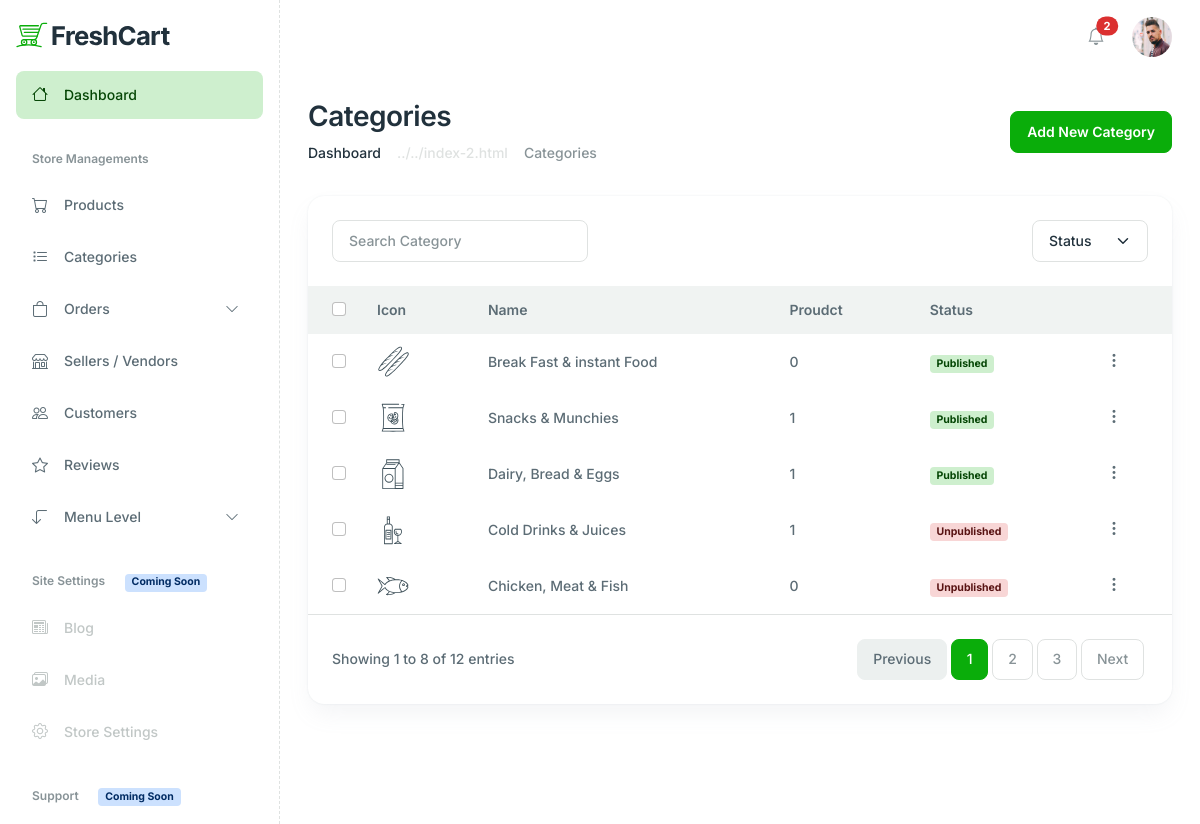
/admin/categories.php (signed in), run on the app's committed database.
### tables this page shows
CREATE TABLE `category` (
  `cat_id` int(11) NOT NULL,
  `cat_name` varchar(255) NOT NULL,
  `cat_img` varchar(255) NOT NULL,
  `cat_status` varchar(20) DEFAULT NULL
);

CREATE TABLE `products` (
  `p_id` int(11) NOT NULL,
  `p_title` varchar(255) DEFAULT NULL,
  `p_category` int(11) DEFAULT NULL,
  `p_price` int(11) DEFAULT NULL,
  `re_price` int(11) DEFAULT NULL,
  `p_code` varchar(50) DEFAULT NULL,
  `stock` varchar(50) DEFAULT NULL,
  `img1` varchar(100) DEFAULT NULL,
  `img2` varchar(100) DEFAULT NULL,
  `img3` varchar(100) DEFAULT NULL,
  `img4` varchar(100) DEFAULT NULL
);

### admin/categories.php (the view, shortened to what this page needs)
<?php
include 'header.php';
include 'config.php';
$query = "SELECT *, count(p_id) as cat_count FROM category AS c left join products as p on c.cat_id = p.p_id GROUP BY cat_name order by cat_status";
$result = mysqli_query($conn,$query);
?>
    <main class="main-content-wrapper">
      <div class="container">
        <div class="row mb-8">
          <div class="col-md-12">
            <div class="d-md-flex justify-content-between align-items-center">
              <div>
                <h2>Categories</h2>
                 <nav aria-label="breadcrumb">
                  <ol class="breadcrumb mb-0">
                    <li class="breadcrumb-item"><a href="#" class="text-inherit">Dashboard</a></li>
                    <li class="breadcrumb-item active" aria-current="page">Categories</li>
                  </ol>
                </nav>
              </div>
              <div>
                <a href="add-category.php" class="btn btn-primary">Add New Category</a>
              </div>
            </div>
          </div>
        </div>
        <div class="row ">
          <div class="col-xl-12 col-12 mb-5">
            <div class="card h-100 card-lg">
              <div class=" px-6 py-6 ">
                <div class="row justify-content-between">
                  <div class="col-lg-4 col-md-6 col-12 mb-2 mb-md-0">
                    <form class="d-flex" role="search" method='post'>
                      <input class="form-control" type="search" placeholder="Search Category" aria-label="Search">
                    </form>
                  </div>
                  <div class="col-xl-2 col-md-4 col-12">
                    <select class="form-select" name='status'>
                      <option disabled selected>Status</option>
                    </select>
                  </div>
                </div>
              </div>
              <div class="card-body p-0">
                <div class="table-responsive ">
                  <table class="table table-centered table-hover mb-0 text-nowrap table-borderless table-with-checkbox">
                    <thead class="bg-light">
                      <tr>
                        <th>
                          <div class="form-check">
                            <input class="form-check-input" type="checkbox" value="" id="checkAll">
                          </div>
                        </th>
                        <th>Icon</th>
                        <th> Name</th>
                        <th>Proudct</th>
                        <th>Status</th>
                        <th></th>
                      </tr>
                    </thead>
                    <tbody>
                      <?php
                      if(mysqli_num_rows($result)>0){
                        while($row = mysqli_fetch_array($result)){
                          if($row['cat_status']== "Published"){
                            $class = "badge bg-light-primary text-dark-primary";
                          }else{
                            $class = "badge bg-light-danger text-dark-danger";
                          }
                          ?>
                      <tr>
                        <td>
                          <div class="form-check">
                            <input class="form-check-input" type="checkbox" value="" id="categoryOne">
                          </div>
                        </td>
                        <td>
                          <a href="#!"> <img src="../assets/images/icons/<?php echo $row['cat_img'];?>" alt="<?php echo $row['cat_name'];?>"
                              class="icon-shape icon-sm"></a>
                        </td>
                        <td><a href="#" class="text-reset"><?php echo $row['cat_name'];?></a></td>
                        <td><?php echo $row['cat_count'];?></td>
                        <td>
                          <span class="<?php echo @$class;?>"><?php echo $row['cat_status'];?></span>
                        </td>
                        <td>
                          <div class="dropdown">
                            <a href="#" class="text-reset" data-bs-toggle="dropdown" aria-expanded="false">
                              <i class="feather-icon icon-more-vertical fs-5"></i>
                            </a>
                          </div>
                        </td>
                      </tr>
                      <?php
                      }
                      }
                      ?>
                    </tbody>
                  </table>
                </div>
              </div>
              <div class="border-top d-md-flex justify-content-between align-items-center  px-6 py-6">
                <span>Showing 1 to 8 of 12 entries</span>
                <nav class="mt-2 mt-md-0">
                  <ul class="pagination mb-0 ">
                    <li class="page-item disabled"><a class="page-link " href="#!">Previous</a></li>
                    <li class="page-item"><a class="page-link active" href="#!">1</a></li>
                    <li class="page-item"><a class="page-link" href="#!">2</a></li>
                    <li class="page-item"><a class="page-link" href="#!">3</a></li>
                    <li class="page-item"><a class="page-link" href="#!">Next</a></li>
                  </ul>
                </nav>
              </div>
            </div>
          </div>
        </div>
      </div>
    </main>
    <?php include 'footer.php';?>

### data on the page
category: cat_img (picture), cat_name "Break Fast & instant Food", cat_count "0", cat_status "Published"
products: category.cat_img (picture), category.cat_name "Snacks & Munchies", cat_count "1", category.cat_status "Published"
products: p_category.cat_img (picture), p_category.cat_name "Dairy, Bread & Eggs", cat_count "1", p_category.cat_status "Published"
products: category.cat_img (picture), category.cat_name "Cold Drinks & Juices", cat_count "1", category.cat_status "Unpublished"
category: cat_img (picture), cat_name "Chicken, Meat & Fish", cat_count "0", cat_status "Unpublished"
